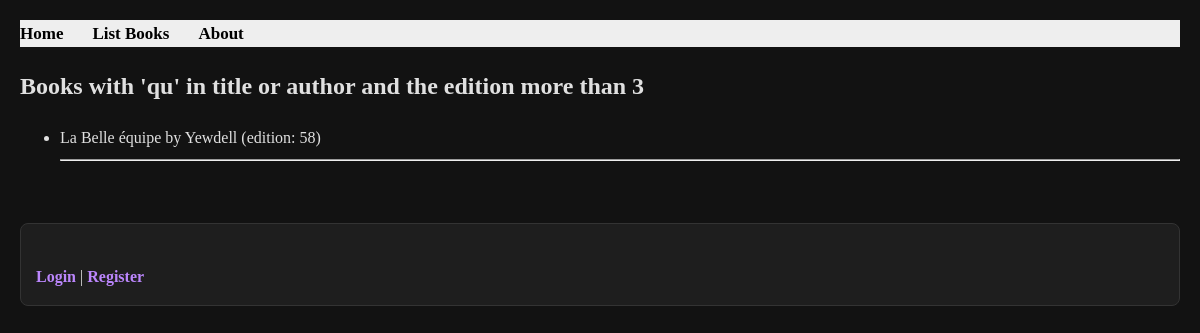
/books/lab8/task2/, run on the app's committed database.
### apps/bookmodule/models.py (models this page shows)
class Book(models.Model):
    title = models.CharField(max_length = 50)
    author = models.CharField(max_length = 50)
    price = models.FloatField(default = 0.0)
    edition = models.SmallIntegerField(default = 1)

### apps/bookmodule/views.py (the view)
# urls.py: path('lab8/task2/', views.l8Task2, name='books.l8Task2'),
def l8Task2(request):
    query = Q(edition__gt=3) & (Q(title__icontains='qu') | Q(author__icontains='qu'))
    myBooks = Book.objects.filter(query)
    return render(request, 'bookmodule/l8Task2.html', {'books': myBooks})

### apps/templates/bookmodule/l8Task2.html (shortened to what this page needs)
{% extends "layouts/base.html" %}
{% block content %}
    <h2>Books with 'qu' in title or author and the edition more than 3</h2>
    <ul>
    {% for book in books %}
        <li>{{ book.title }} by {{ book.author }} (edition: {{ book.edition}})</li>
        <hr>
    {% empty %}
        <li>No books found matching your criteria.</li>
    {% endfor %}
    </ul>
    <br>
{% endblock %}

### apps/templates/layouts/base.html (style rules this page uses)
:root { --bg-color: #121212; --text-color: #e0e0e0; --nav-bg: #1e1e1e; --link-color: #bb86fc; --border-color: #333333; }
body { background-color: var(--bg-color); color: var(--text-color); margin: 0; padding: 20px; line-height: 1.6; }

### data on the page
Book: title "La Belle équipe", author "Yewdell", edition "58"
